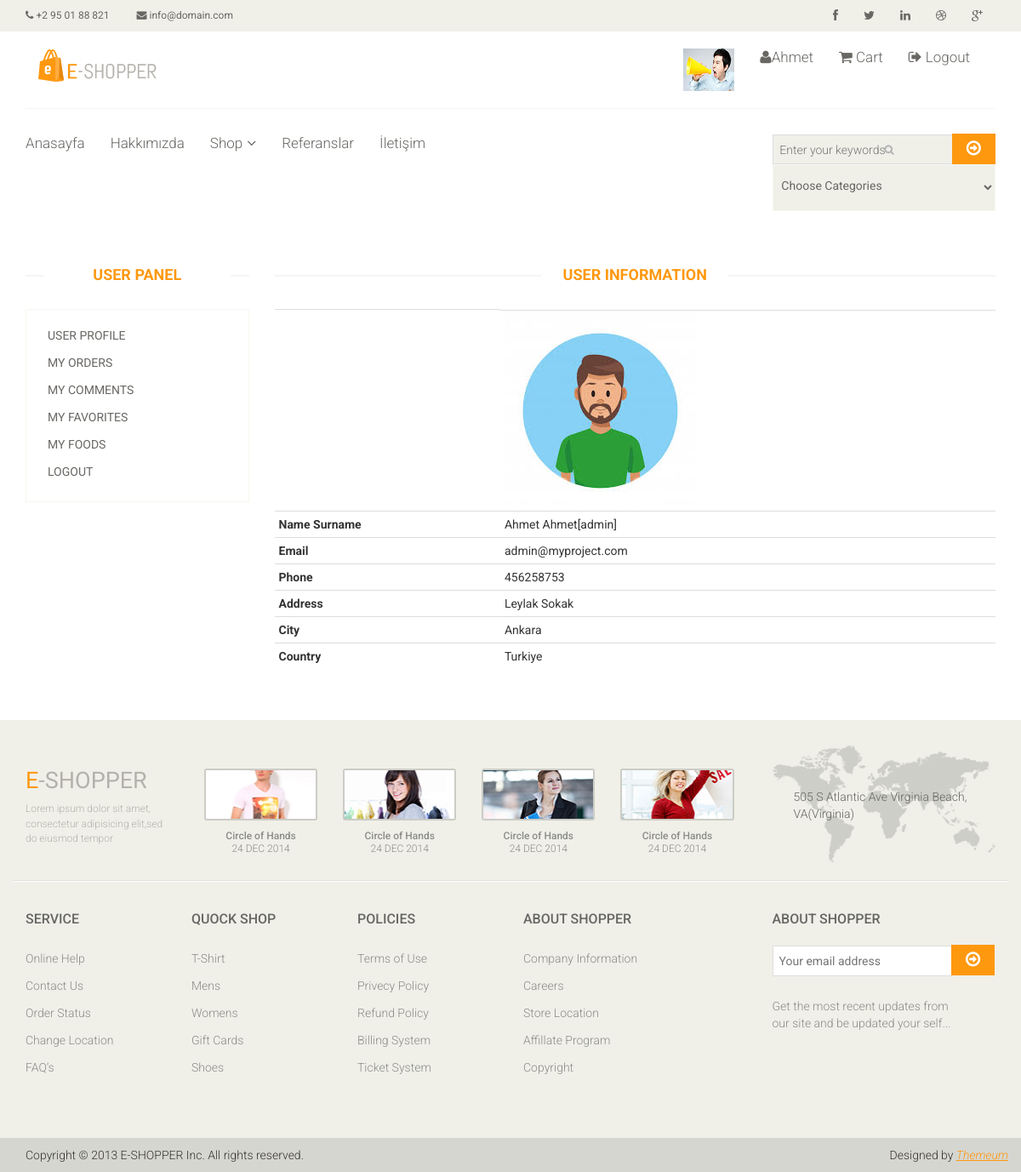
The page /user/ (signed in) on the database its author committed.
### home/models.py (models this page shows, shortened)
class UserProfile(models.Model):
    user = models.OneToOneField(User, on_delete=models.CASCADE)
    phone = models.CharField(blank=True, max_length=20)
    address = models.CharField(blank=True, max_length=150)
    city = models.CharField(blank=True, max_length=20)
    country = models.CharField(blank=True, max_length=20)
    image = models.ImageField(blank=True, upload_to='images/users/')
    def user_name(self):
        return self.user.first_name + ' ' +self.user.first_name +'[' +self.user.username + '] '
    def image_tag(self):
        return mark_safe('<img src="{}" height="50"/>'.format(self.image.url))
    image_tag.short_description = 'Image'

### user/views.py (the view)
# urls.py: path('', views.index, name='index'),
def index(request):
    category = Category.objects.all()
    current_user = request.user
    profile = UserProfile.objects.get(user_id=current_user.id)
    context = {
        'category': category,
        'profile': profile
    }
    return render(request, 'user_profile.html', context)

### user/templates/user_profile.html (shortened to what this page needs)
{% extends "homebase.html" %}
{% block content %}
    <div id="contact-page" class="container">
        <div class="bg">
            <div class="row">
                <div class="col-sm-3">
                    <div class="contact-form">
                        <h2 class="title text-center">User Panel</h2>
                        {% include "user_panel.html" %}
                    </div><br>
                </div>
                <div class="col-sm-9">
                    <h2 class="title text-center"> User Information</h2>
                    <table class="table table-condensed">
                        <tr class="cart_menu">
                            <th class="text-center"></th>
                            <td class="cart_product"><img src="{{profile.image.url}}" alt=""></td>
                        </tr>
                        <tr>
                            <th class="text-left">Name Surname</th>
                            <td class="text-left">{{profile.user_name}}</td>
                        </tr>
                        <tr>
                            <th class="text-left">Email</th>
                            <td class="text-left">{{profile.user.email}}</td>
                        </tr>
                        <tr>
                            <th class="text-left">Phone</th>
                            <td class="text-left">{{profile.phone}}</td>
                        </tr>
                        <tr>
                            <th class="text-left">Address</th>
                            <td class="text-left">{{profile.address}}</td>
                        </tr>
                        <tr>
                            <th class="text-left">City</th>
                            <td class="text-left">{{profile.city}}</td>
                        </tr>
                        <tr>
                            <th class="text-left">Country</th>
                            <td class="text-left">{{profile.country}}</td>
                        </tr>
                    </table>
                    <br>
                    <br>
                </div>
            </div>
        </div>
    </div>
{% endblock %}

### home/templates/header.html (shortened to what this page needs)
{% load static %}
<header id="header">
    <div class="header_top">
        <div class="container">
            <div class="row">
                <div class="col-sm-6">
                    <div class="contactinfo">
                        <ul class="nav nav-pills">
                            <li><a href="#"><i class="fa fa-phone"></i> +2 95 01 88 821</a></li>
                            <li><a href="#"><i class="fa fa-envelope"></i> info@domain.com</a></li>
                        </ul>
                    </div>
                </div>
                <div class="col-sm-6">
                    <div class="social-icons pull-right">
                        <ul class="nav navbar-nav">
                            <li><a href="#"><i class="fa fa-facebook"></i></a></li>
                            <li><a href="#"><i class="fa fa-twitter"></i></a></li>
                            <li><a href="#"><i class="fa fa-linkedin"></i></a></li>
                            <li><a href="#"><i class="fa fa-dribbble"></i></a></li>
                            <li><a href="#"><i class="fa fa-google-plus"></i></a></li>
                        </ul>
                    </div>
                </div>
            </div>
        </div>
    </div>
    <div class="header-middle">
        <div class="container">
            <div class="row">
                <div class="col-md-4 clearfix">
                    <div class="logo pull-left">
                        <a href="/"><img src="{% static 'images/home/logo.png' %}" alt="" /></a>
                    </div>
                </div>
                <div class="col-md-8 clearfix">
                    <div class="mainmenu pull-right">
                        <ul class="nav navbar-nav">
                            {% if user.id is not None %}
                                <li>
                                    <img class="media-object" src="{% static 'images/blog/man-two.jpg' %}" style="width: 60px" height="50px" alt="">
                                </li>
                                <li class="dropdown"><a href="#"><i class="fa fa-user"></i>{{ user.first_name }}</a>
                                </li>
                                <li><a href="cart.html"><i class="fa fa-shopping-cart"></i> Cart</a></li>
                                <li><a href="/logout/"><i class="fa fa-sign-out"></i> Logout</a></li>
                            {% else %}
                                <li><a href="/login/"><i class="fa fa-lock"></i> Login</a></li>
                                <li><a href="/signup/"><i class="fa fa-heart"></i> Sign Up</a></li>
                            {% endif %}
                        </ul>
                    </div>
                </div>
            </div>
        </div>
    </div>
    <div class="header-bottom">
        <div class="container">
            <div class="row">
                <div class="col-sm-6">
                    <div class="mainmenu pull-left">
                        <ul class="nav navbar-nav collapse navbar-collapse">
                            <li><a href="/">Anasayfa</a></li>
                            <li><a href="/hakkimizda">Hakkımızda</a></li>
                            <li class="dropdown"><a href="#">Shop<i class="fa fa-angle-down"></i></a>
                            </li>
                            <li><a href="/referanslar">Referanslar</a></li>
                            <li><a href="/iletisim">İletişim</a></li>
                        </ul>
                    </div>
                </div>
                <div class="col-sm-6">
                    <div class="search_box pull-right">
                        <form action="/search/" class="searchform" method="post">
                            <input id="query" name="query" type="text" placeholder="Enter your keywords">
                            <button type="submit" class="btn btn-default"><i class="fa fa-arrow-circle-o-right"></i></button>
                            <br>
                            <select name="catid" class="input category-products">
                                <option value="0">Choose Categories</option>
                                {% load mptt_tags %}
                            </select>
                        </form>
                    </div>
                </div>
            </div>
        </div>
    </div>
</header>

### home/static/css/main.css (style rules this page uses)
body { font-family: 'Roboto', sans-serif; position: relative; font-weight: 400px; }
ul li { list-style: none; }
a { -webkit-transition: 300ms; transition: 300ms; }
h1, h2, h3, h4, h5, h6 { font-family: 'Roboto', sans-serif; }
.header_top { background: none repeat scroll 0 0 #F0F0E9; }
.contactinfo ul li:first-child { margin-left: -15px; }
.contactinfo ul li a { font-size: 12px; color: #696763; font-family: 'Roboto', sans-serif; }
.social-icons ul li a { border: 0 none; border-radius: 0; color: #696763; padding: 0px; }
.social-icons ul li { display: inline-block; }
.social-icons ul li a i { padding: 11px 15px; transition: all 0.9s ease 0s; -moz-transition: all 0.9s ease 0s; -webkit-transition: all 0.9s ease 0s; -o-transition: all 0.9s ease 0s; }
.header-middle .container .row { border-bottom: 1px solid #f5f5f5; margin-left: 0; margin-right: 0; padding-bottom: 20px; padding-top: 20px; }
.header-bottom { padding-bottom: 30px; padding-top: 30px; }
.navbar-collapse.collapse { padding-left: 0; }
.mainmenu ul li { padding-right: 15px; padding-left: 15px; }
.mainmenu ul li:first-child { padding-left: 0px; }
.mainmenu ul li a { color: #696763; font-family: 'Roboto', sans-serif; font-size: 17px; font-weight: 300; padding: 0; padding-bottom: 10px; }
.search_box input { background: #F0F0E9; border: medium none; color: #B2B2B2; font-family: 'roboto'; font-size: 12px; font-weight: 300; height: 35px; outline: medium none; padding-left: 10px; width: 155px; background-image: url(../images/home/searchicon.png); background-repeat: no-repeat; background-position: 130px; }
.fa-angle-down { padding-left: 5px; }
.searchform input { border: 1px solid #DDDDDD; color: #CCCCC6; font-family: 'Roboto', sans-serif; font-size: 14px; margin-top: 0; outline: medium none; padding: 7px; width: 212px; }
.searchform button { background: #FE980F; border: medium none; border-radius: 0; margin-left: -5px; margin-top: -3px; padding: 7px 17px; }
.searchform button i { color: #FFFFFF; font-size: 20px; }
.category-products { border: 1px solid #F7F7F0; margin-bottom: 35px; padding-bottom: 20px; padding-top: 15px; }
.left-sidebar h2:after, h2.title:after { content: " "; position: absolute; border: 1px solid #f5f5f5; bottom: 8px; left: 0; width: 100%; height: 0; z-index: -2; }
h2.title:before { content: " "; position: absolute; background: #fff; bottom: -6px; width: 220px; height: 30px; z-index: -1; left: 50%; margin-left: -110px; }
h2.title { color: #FE980F; font-family: 'Roboto', sans-serif; font-size: 18px; font-weight: 700; margin: 0 15px; text-transform: uppercase; margin-bottom: 30px; position: relative; }
.cart_product { display: block; }
.bg h2.title { margin-right: 0; margin-left: 0; margin-top: 0; }
.user_info input, select, textarea { background: #F0F0E9; border: 0; color: #696763; padding: 5px; width: 100%; border-radius: 0; resize: none }

### rows shown on the page
UserProfile: image (picture), user_name "Ahmet Ahmet[admin]", user.email "admin@myproject.com", phone "456258753", address "Leylak Sokak", city "Ankara", country "Turkiye"

### other values the page prints
{{ user.first_name }} "Ahmet"
